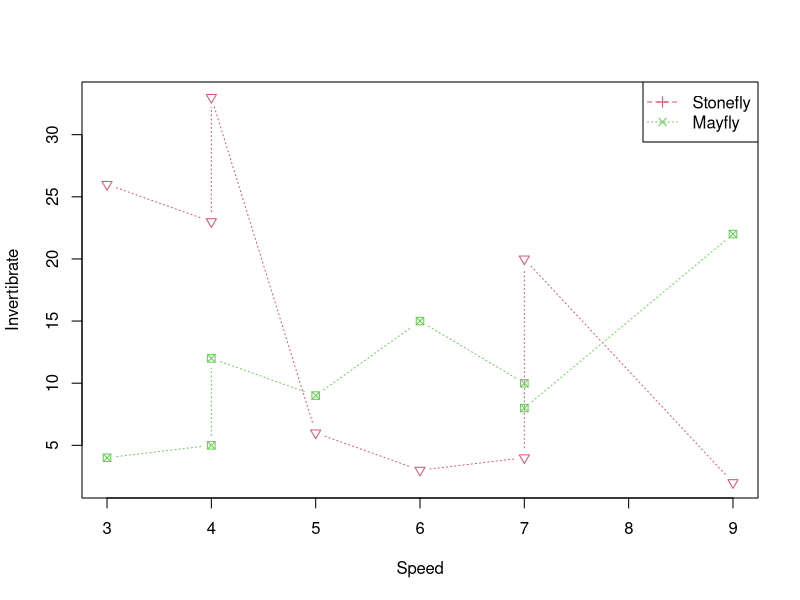

Reproduce this figure in R.
#Matplot
sfly<-c(26,23,33,6,3,4,20,2)
mfly<-c(4,5,12,9,15,10,8,22)
speed<-c(3,4,4,5,6,7,7,9)
ivert<-cbind(sfly,mfly)
dim(ivert)
spd<-cbind(speed)
spd
dim(spd)
ivert
matplot(spd,ivert,type='b',pch=6:8,col=2:3,lty=3:3,xlab='Speed',ylab='Invertibrate')
legend(x='topright',legend=c('Stonefly','Mayfly'),col=2:3,pch=3:4,lty=2:3)